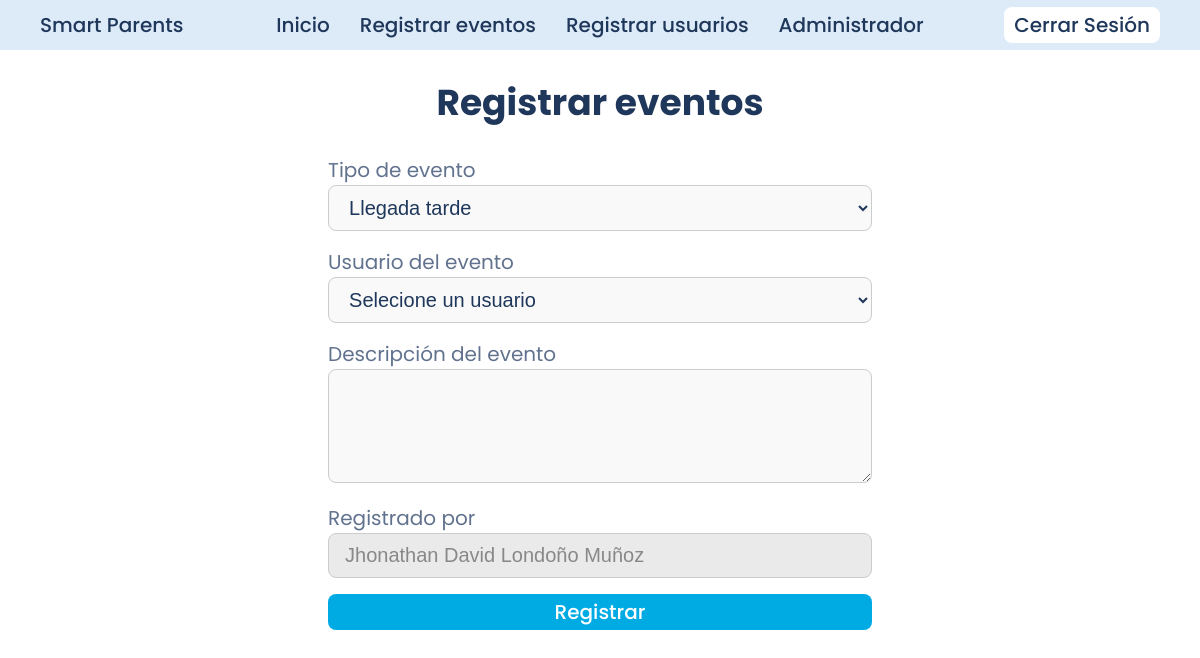
The app's page /views/crud/eventos/registrar_eventos.php (signed in), older data.
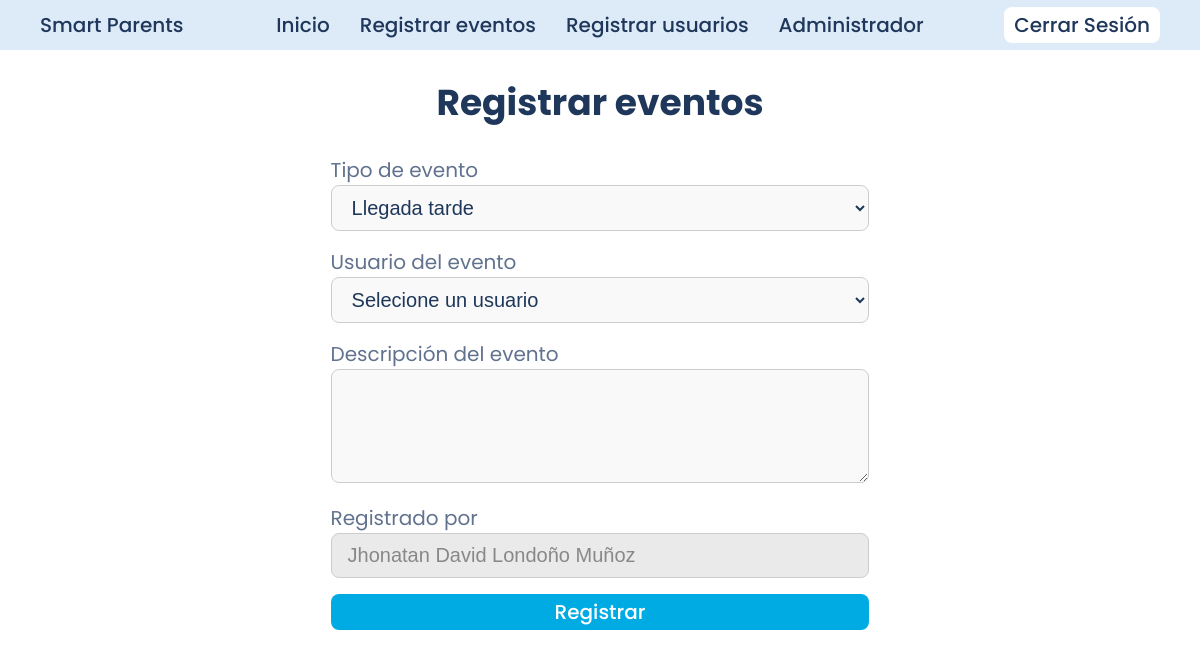
The same page, newer data.
### tables this page shows
CREATE TABLE usuarios (
    id_usuario INT AUTO_INCREMENT PRIMARY KEY,
    rol ENUM('estudiante', 'profesor', 'administrador') NOT NULL,
    identificacion VARCHAR(10) UNIQUE NOT NULL,
    nombre1 VARCHAR(30) NOT NULL,
    nombre2 VARCHAR(30) NULL,
    apellido1 VARCHAR(30) NOT NULL,
    apellido2 VARCHAR(30) NULL,
    email VARCHAR(100) UNIQUE NULL,
    telefono VARCHAR (10) NOT NULL,
    password VARCHAR(255) NOT NULL,
    asignatura ENUM('Administración', 'Matematicas', 'Español', 'Quimica', 'C.Sociales') NULL,
    created_at TIMESTAMP DEFAULT CURRENT_TIMESTAMP,
    updated_at TIMESTAMP DEFAULT CURRENT_TIMESTAMP
);

### actions/dashboard/dashboard.php (called while the page is built, shortened)
<?php
    include $_SERVER['DOCUMENT_ROOT'] . '/smart-parents/config/db_config.php';
    $sql = "SELECT nombre1, nombre2, apellido1, apellido2 FROM usuarios WHERE id_usuario = $id_usuario";
    $resultado = $conexion->query($sql);
    if ($resultado->num_rows === 1) {
        $usuario = $resultado->fetch_assoc();
        $nombre1 = $usuario["nombre1"];
        $nombre2 = $usuario["nombre2"];
        $apellido1 = $usuario["apellido1"];
        $apellido2 = $usuario["apellido2"];
        $nombreCompleto = $nombre1 . " " . $nombre2 . " " . $apellido1 . " " . $apellido2;
    } else {
        echo "No se encontraron datos.";
    }
?>

### views/crud/eventos/registrar_eventos.php (the view, shortened to what this page needs)
<?php
    $id_usuario = $_SESSION['id_usuario'];
?>
<!DOCTYPE html>
<html lang="en">
<head>
    <link rel="stylesheet" href="/smart-parents/assets/css/style.css">
    <link rel="stylesheet" href="/smart-parents/assets/css/registrar_eventos.css">
</head>
<body>
    <?php include $_SERVER['DOCUMENT_ROOT'] . '/smart-parents/includes/dashboard_header.php'; ?>
    <?php include $_SERVER['DOCUMENT_ROOT'] . '/smart-parents/actions/dashboard/dashboard.php'; ?>
    <main>
        <div class="form_title">
            <h1>Registrar eventos</h1>
        </div>
        <div class="form">
            <form action="/smart-parents/actions/eventos/registrar_eventos.php" method="POST" class="form_content">
                <div class="form_tipo_de_evento">
                    <label for="tipo_de_evento">Tipo de evento</label>
                    <select name="tipo_de_evento" required>
                        <option value="llegada_tarde">Llegada tarde</option>
                    </select>
                </div>
                <div class="form_usuario">
                    <label for="usuario_del_evento">Usuario del evento</label>
                    <select name="usuario_del_evento" required>
                        <option value="">Selecione un usuario</option>
                    </select>
                </div>
                <div class="form_descripcion">
                    <label for="descripcion_del_evento">Descripción del evento</label>
                    <textarea name="descripcion_del_evento" rows="4" required></textarea>
                </div>
                <div class="form_registrado_por">
                    <label for="registrado_por">Registrado por</label>
                    <input type="text" value="<?= $nombreCompleto; ?>" disabled>
                </div>
                <div class="form_submit">
                    <button type="submit" name="submit_btn">Registrar</button>
                </div>
            </form>
        </div>
    </main>
</body>
</html>

Row changes from the older to the newer data that the page shows:
changed usuarios: nombre1+nombre2+apellido1 "Jhonathan David Londoño Muñoz" → "Jhonatan David Londoño Muñoz"
